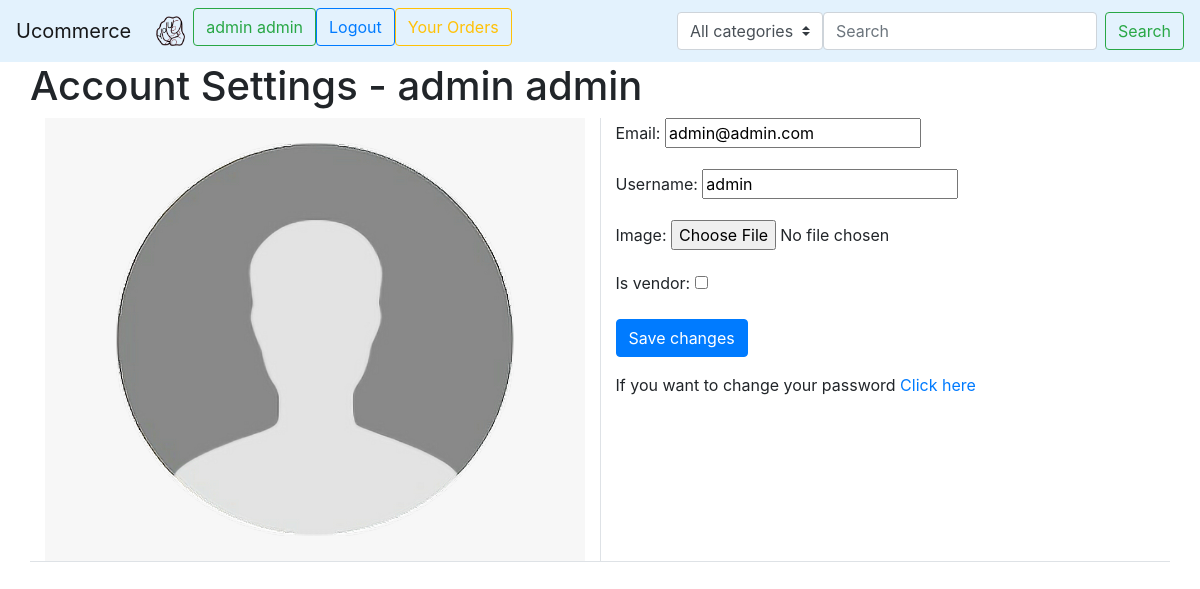
The app's page /user/account/ (signed in) with its own data.
### user_management/models.py (models this page shows, shortened)
class CustomUser(AbstractBaseUser):
    email = models.EmailField(verbose_name="email", max_length=70, unique=True)
    username = models.CharField(max_length=30, unique=True)
    image = models.ImageField(upload_to='profile_image', default='/None/default_picture.png')
    date_joined = models.DateTimeField(verbose_name='date joined', auto_now_add=True)
    last_login = models.DateTimeField(verbose_name='last login', auto_now=True)
    is_admin = models.BooleanField(default=False)
    is_active = models.BooleanField(default=True)
    is_staff = models.BooleanField(default=False)
    is_superuser = models.BooleanField(default=False)
    first_name = models.CharField(max_length=30, default=None)
    last_name = models.CharField(max_length=30, default=None)
    is_vendor = models.BooleanField(default=False)
    USERNAME_FIELD = 'email'
    REQUIRED_FIELDS = ['username', 'first_name', 'last_name']  # required field other than email
    objects = CustomAccountManager()

### user_management/views.py (the view)
# urls.py: path('account/', views.account_view, name='account'),
def account_view(request):
    if not request.user.is_authenticated:
        return redirect('user_management:login')
    context = {}
    if request.POST:
        form = AccountUpdateForm(request.POST, request.FILES or None, instance=request.user)
        if form.is_valid():
            messages.success(request, 'Account Updated')
            form.save()
    else:
        form = AccountUpdateForm(
            initial={
                "email": request.user.email,
                "username": request.user.username,
                "is_vendor": CustomUser.objects.get(pk=request.user.pk).is_vendor #take the attribute Is_vendor of the custom user
            }
        )
    context['account_form'] = form
    return render(request, 'registration/user_profile.html', context)

### user_management/forms.py (shortened to what this page needs)
class AccountUpdateForm(forms.ModelForm):
    class Meta:
        model = CustomUser
        fields = ('email', 'username', 'image', 'is_vendor')
        widgets = {
            'image': forms.FileInput(),
        }
    def __init__(self, *args, **kwargs):
        super(AccountUpdateForm, self).__init__(*args, **kwargs)
        self.fields['image'].required = False
        if self.instance:
            if 'initial' in kwargs.keys():
                if kwargs['initial']['is_vendor']:
                    self.fields.pop('is_vendor')
            if self.instance.is_vendor:
                self.fields.pop('is_vendor')

### user_management/templates/registration/user_profile.html (shortened to what this page needs)
{% extends 'base.html' %}
{% block content %}
    <div class="container">
        <div class="row "> <h1>Account Settings - {{ user.first_name }} {{ user.last_name }}</h1></div>
        <div class="row ">
            <div class="col border-right"-sm>
                <div class="text-center">
                    {% if  user.image.url  is not None %}
                        <img src="{{ user.image.url }}"  class="img-fluid" alt="user profile image" height="240">
                    {% else %}
                        <img src="/static/images/default_picture.png" alt="user profile image" height="240">
                    {% endif %}
                </div>
            </div>
          <div class="col-sm">
            <form method="post" enctype="multipart/form-data">{% csrf_token %}
            <div class="form-group">
                {% for field in account_form %}
                    <p>
                        {{field.label_tag}}
                        {{field}}
                    </p>
                {% endfor %}
                <button type="submit" class="btn btn-primary">Save changes</button>
            </div>
        </form>
            <p>If you want to change your password  <a href="{% url 'user_management:password_change' %}">Click here</a> </p>
        </div>
        </div>
        <div class="row justify-content-center border-top">
        </div>
    </div>
{% endblock %}

### templates/base.html (shortened to what this page needs)
<!doctype html>
<html lang="en">
  <head>
    <link rel="stylesheet" href="https://maxcdn.bootstrapcdn.com/bootstrap/4.0.0/css/bootstrap.min.css">
  </head>
  <body>
    <nav class="navbar navbar-expand-lg navbar-light " style="background-color: #e3f2fd;">
        <a class="navbar-brand" href="#">Ucommerce</a>
        <div class="collapse navbar-collapse" id="navbarSupportedContent">
            <ul class="navbar-nav mr-auto">
                <li class="nav-item active">
                    <a class="nav-link" href="{% url 'home' %}"><img src="/static/images/logo.png" width="30" height="30" class="d-inline-block align-top" alt=""> </a>
                </li>
                {% if not request.user.is_authenticated %}
                    <li>
                        <a  class="btn btn-outline-success"  href="{% url 'user_management:login' %}">
                            Login
                        </a>
                    </li>
                    <li>
                        <a type="button" class="btn btn-outline-primary" href="{% url 'user_management:signup' %}">
                            Register
                        </a>
                    </li>
                {%else %}
                    <li>
                    <a  class="btn btn-outline-success"  href=" {% url 'user_management:account' %}">
                        {{ user.first_name }} {{ user.last_name }}
                    </a>
                    </li>
                    <li>
                        <a type="button" class="btn btn-outline-primary" href="{% url 'user_management:logout' %}">
                            Logout
                        </a>
                    </li>
                   <li>
                    <a type="button" class="btn btn-outline-warning" href="{% url 'sales:user_orders' %}">
                            Your Orders
                        </a>
                    </li>
                {% endif %}
            </ul>
            <form class="form-inline my-2 my-lg-0" action="{% url 'search' %}"  method="POST" > {% csrf_token %}
                <div class="form-group-inline">
                    <select class="custom-select" id="category" name="category">
                     <option value="all">All categories</option>
                    </select>
                </div>
                <input class="form-control mr-sm-2" name="query" type="search" placeholder="Search" aria-label="Search">
                <button class="btn btn-outline-success my-2 my-sm-0" type="submit">Search</button>
            </form>
          </div>
    </nav>
    {% block content %}
    {% endblock %}
  </body>
</html>

### records on screen
CustomUser: first_name "admin", last_name "admin", image (placeholder picture), account_form "admin@admin.com" "admin"

### other values on screen
{{ field.label_tag }} "Email:" "Username:" "Image:" "Is vendor:"
